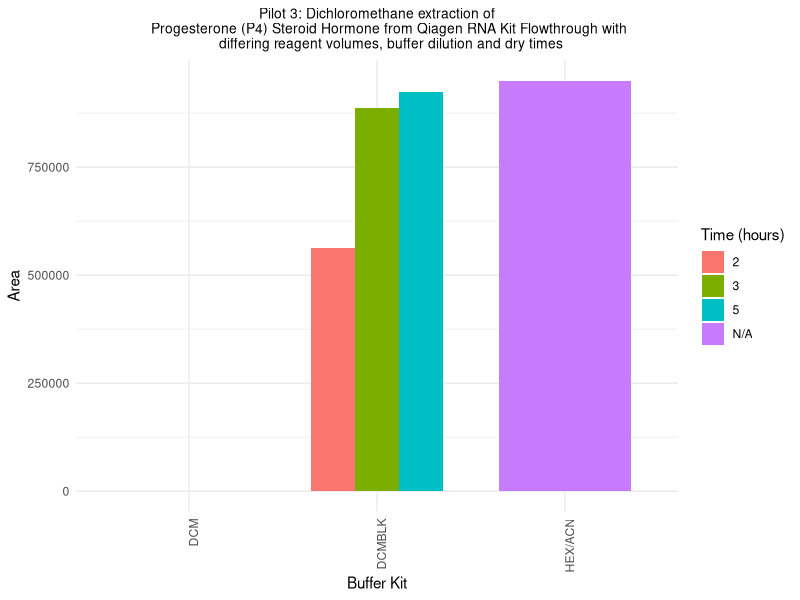

Here is the R script that generated this plot:
## October 22 2023 - Pilot 1
# Reagents: Ethyl Acetate (EA) and Dichloromethane (DCM)

# Load necessary libraries
library(tidyverse)
library(ggplot2)
library(cowplot)
library(forcats)
library(dplyr)

# Initial read of csv data from Multiquant
pilot3_data <- read.csv("data/oct22data_DCMdryvols.csv")
pilot3_data

# Cleaning data types
pilot3_data_cleaned <- pilot3_data %>%
  mutate(area_p4 = as.numeric(area_p4)) %>% 
  mutate(area_f = as.numeric(area_f)) %>% 
  mutate(area_b = as.numeric(area_b)) %>% 
  mutate(reagent = as.factor(reagent)) %>%
  mutate(volume = as.factor(volume)) %>%
  mutate(time = as.factor(time)) %>%
  mutate(dilution = as.factor(dilution)) %>%
  mutate(area_p4 = coalesce(area_p4, 0)) %>%  # Removal of NA values - keep?
  mutate(area_f = coalesce(area_f, 0)) %>% 
  mutate(area_b = coalesce(area_b, 0)) %>% 
  as.data.frame()

pilot3_data_cleaned

# Plotting bar graph of pilot 1 area data per treatment
# P4 Progesterone graph
pilot3_bar_p4 <- pilot3_data_cleaned %>%
  ggplot(aes(x = fct_inorder(reagent), 
             y = (area_p4),
             fill = as.factor(volume)
             )
  ) +
  geom_bar(stat = "identity",
           position = "dodge",
           width = 0.7,
           na.rm = TRUE
  ) +
  
  labs(title = "Pilot 3: Dichloromethane extraction of
       Progesterone (P4) Steroid Hormone from Qiagen RNA Kit Flowthrough with 
       differing reagent volumes, buffer dilution and dry times",
       x = "Buffer Kit",
       y = "Area",
       fill = "Time (hours)"
  ) +
  
  theme_minimal() +
  theme(plot.title = element_text(hjust = 0.5, size = 10),
        axis.text.x = element_text(angle = 90, hjust = 1)
  )  

pilot3_bar_p4
